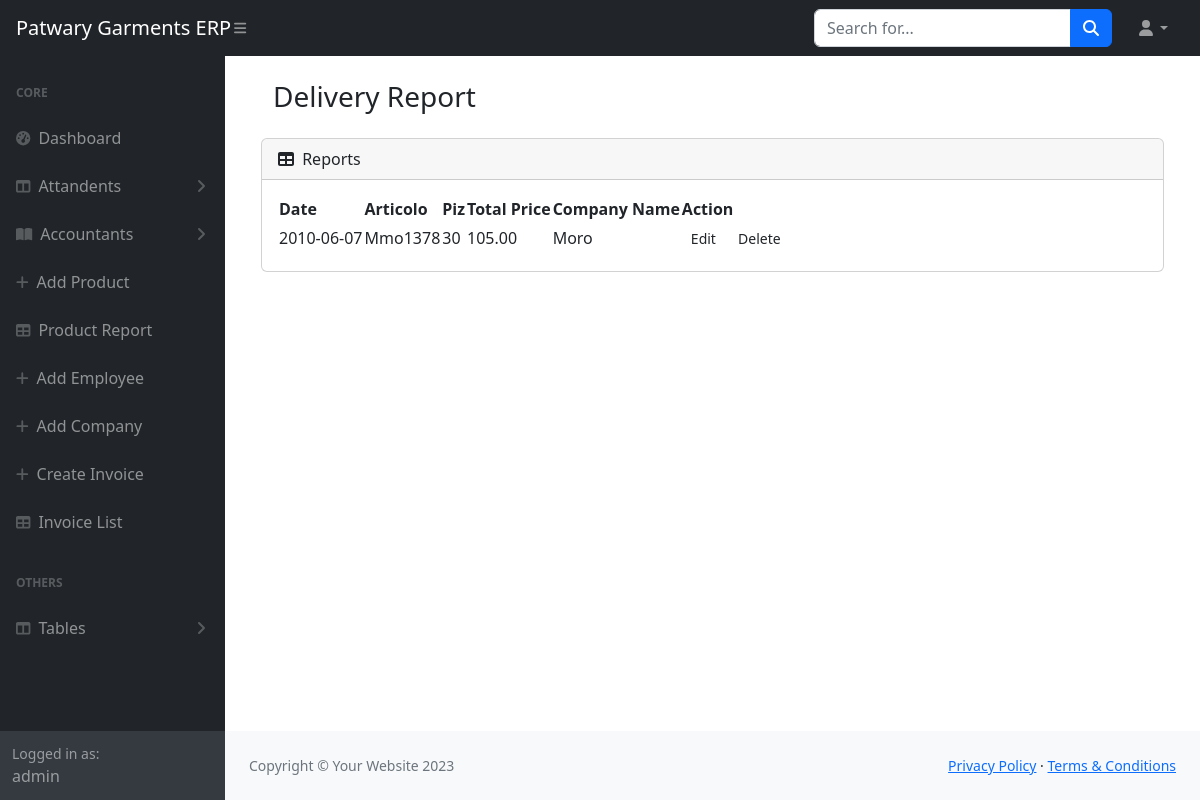
The app's page /delivery-report (signed in), older data.
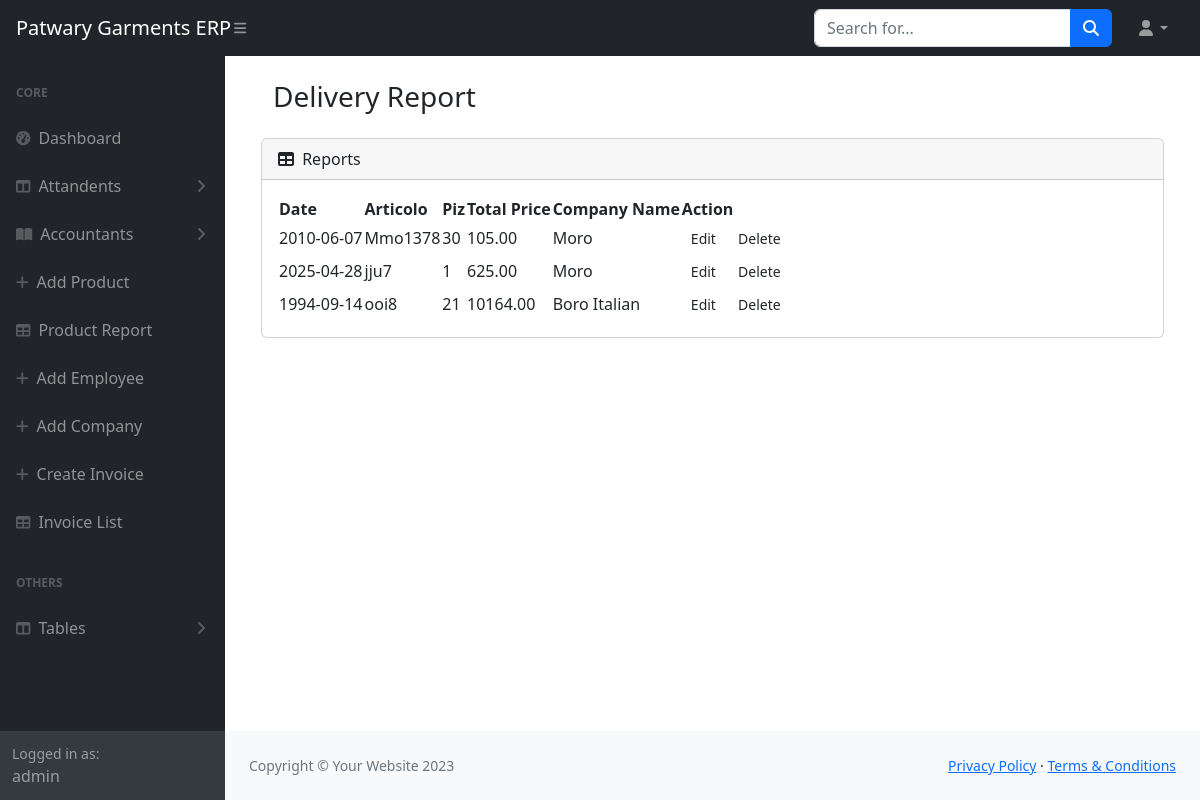
The same page, newer data.
### core/models.py (models this page shows, shortened)
class ProductDelivery(models.Model):
    product = models.ForeignKey(Products, on_delete=models.CASCADE)
    date = models.CharField(max_length=250)
    piz = models.CharField(max_length=250)
    total_price = models.CharField(max_length=250)

class Products(models.Model):
    date = models.CharField(max_length=250)
    art = models.CharField(max_length=250)
    piz = models.IntegerField()
    price = models.FloatField()
    delivery_date = models.CharField(max_length=250,null=True,blank=True)
    company_name =  models.ForeignKey(Companies,on_delete=models.CASCADE)

class Companies(models.Model):
    name = models.CharField(max_length=300)
    address = models.CharField(max_length=300)
    phone_num= models.CharField(max_length=300)
    def __str__(self):
        return self.name

### core/views.py (the view)
# urls.py: path('delivery-report',deliveryReport,name="delivery_report"),
def deliveryReport(request):
    if not request.user.is_authenticated:
        return redirect('signin')
    delivery = ProductDelivery.objects.all()
    return render(request, 'core/delivery_report.html',locals())

### core/templates/core/delivery_report.html (shortened to what this page needs)
{% extends "base/base.html" %} {% load static %}  {% block body %}
<main>
  <div class="container">
    <div class="row justify-content-center p-4">
      <div class="row mb-3">
        <div class="col-12">
          <h3>Delivery Report</h3>
        </div>
      </div>
      <div class="col-12">
        <div class="card mb-4">
      <div class="card-header">
        <i class="fas fa-table me-1"></i>
        Reports
      </div>
      <div class="card-body">
        <table id="datatablesSimple">
          <thead>
            <tr>
              <th>Date</th>
              <th>Articolo</th>
              <th>Piz</th>
              <th>Total Price</th>
              <th>Company Name</th>
              <th>Action</th>
            </tr>
          </thead>
          <tbody>
            {% for deliveryProduct in delivery %}
            <tr>
              <td> {{deliveryProduct.date}} </td>
              <td>{{deliveryProduct.product.art}}</td>
              <td>{{deliveryProduct.piz}}</td>
              <td>{{deliveryProduct.total_price}}</td>
              <td>{{deliveryProduct.product.company_name}}</td>
              <td>
                <a class="btn btn-sm" href="">Edit</a>
                <a class="btn btn-sm" href="">Delete</a>
               </td>
            </tr>
            {% endfor %}
          </tbody>
        </table>
      </div>
    </div>
    </div>
  </div>
</main>
{% endblock body %}

Row changes from the older to the newer data that the page shows:
added ProductDelivery: date "2025-04-28", product.art "jju7", piz "1", total_price "625.00", product.company_name "Moro"
added ProductDelivery: date "1994-09-14", product.art "ooi8", piz "21", total_price "10164.00", product.company_name "Boro Italian"
